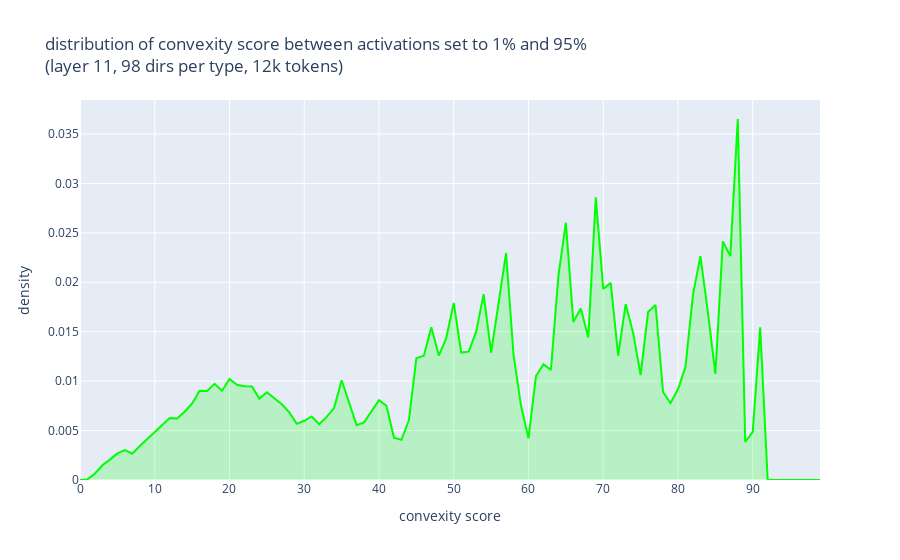

Notebook cell for this chart:
### Code cell
cvx_hist = sum(
    torch.histogram(
        dir.res_by_metric[metric.jsd_metric].cvx_score,
        bins=100,
        range=(0.0, 1.0),
    )[0]
    for dir in dirs
)
cvx_hist_by_name = {
    "random": cvx_hist,
}
plot_hist(cvx_hist_by_name, color_by_name, "convexity score")
